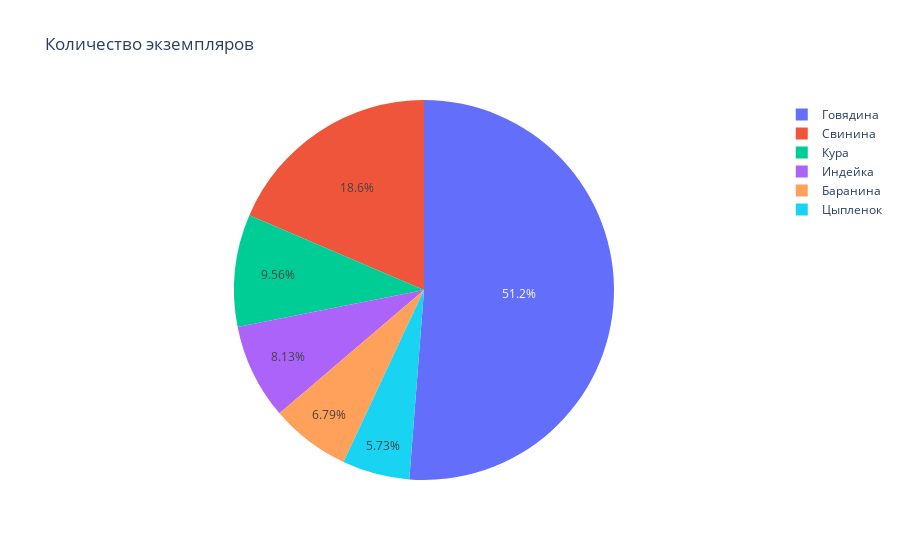

The notebook cell saved with this chart:
### Markdown cell above
В итоге мы будем работать лишь с первыми шестью значениями. Теперь необходимо удалить лишние экземпляры:

### Code cell
# save shape of the table before the reshaping
shape_before = data.shape
# select just necessary values
data = data[(data['mtype'] == 'Говядина') |
               (data['mtype'] == 'Свинина')  |
               (data['mtype'] == 'Кура') |
               (data['mtype'] == 'Индейка')  |
               (data['mtype'] == 'Баранина') |
               (data['mtype'] == 'Цыпленок')  ]

print('Количество строк до удаления лишних строк: ', shape_before)
print('Количество строк после удаления лишних строк: ', data.shape)

df_ = data.mtype.value_counts().reset_index()
fig = px.pie(df_, values='mtype', names='index', title='Количество экземпляров')
fig.show()

### Figure 1 — Plotly figure (JSON) as saved in the notebook; plotly's stock layout.template omitted (floating-point values rounded to 4 significant figures)
{"data": [{"domain": {"x": [0, 1], "y": [0, 1]}, "hovertemplate": "index=%{label}<br>mtype=%{value}<extra></extra>", "labels": ["Говядина", "Свинина", "Кура", "Индейка", "Баранина", "Цыпленок"], "legendgroup": "", "name": "", "showlegend": true, "type": "pie", "values": [8422, 3050, 1571, 1337, 1116, 942]}], "layout": {"legend": {"tracegroupgap": 0}, "title": {"text": "Количество экземпляров"}}}
